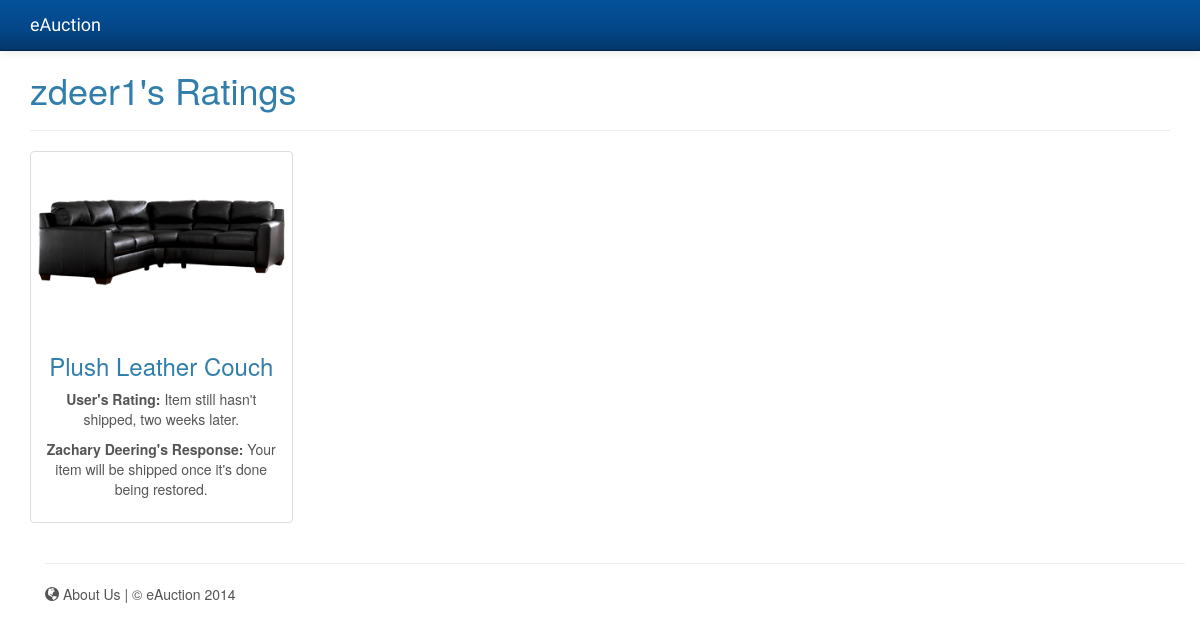
The page /user/userRatings.php?id=1 on the database its author committed.
### tables this page shows
CREATE TABLE users (
    user_id INTEGER AUTO_INCREMENT,
    username VARCHAR(255) NOT NULL,
    password CHAR(64) NOT NULL,
	salt CHAR(16) NOT NULL,
    name VARCHAR(255),
    email VARCHAR(255),
    phone_number CHAR(10),
    description TEXT,
    public_location VARCHAR(255),
    url TEXT,
    user_type ENUM('person', 'company'),
    `admin` TINYINT(1) DEFAULT 0,
    PRIMARY KEY (user_id)
);

CREATE TABLE ratings (
    item_id INTEGER DEFAULT 0,
    buyer_id INTEGER,
    score DECIMAL(10,2),
    description TEXT,
    seller_response TEXT,
    PRIMARY KEY (item_id, buyer_id),
    FOREIGN KEY (item_id) REFERENCES items (item_id)
        ON DELETE NO ACTION,
    FOREIGN KEY (buyer_id) REFERENCES users (user_id) 
        ON DELETE CASCADE
);

CREATE TABLE item_pictures (
    picture_id INTEGER AUTO_INCREMENT,
    item_id INTEGER,
    url TEXT,
    PRIMARY KEY (picture_id),
    FOREIGN KEY (item_id) REFERENCES items (item_id)
        ON DELETE CASCADE
);

CREATE TABLE items (
    item_id INTEGER AUTO_INCREMENT,
    seller_id INTEGER DEFAULT 0,
    name VARCHAR(255),
    description TEXT,
    starting_price DECIMAL(10,2),
    buy_it_now_price DECIMAL(10,2) DEFAULT 0.00,
    reserve_price DECIMAL(10,2),
    start_time DATETIME,  
    location VARCHAR(255),
    url TEXT,
    template ENUM('1','2','3'),
    PRIMARY KEY (item_id),
    FOREIGN KEY (seller_id) REFERENCES users (user_id) 
        ON DELETE NO ACTION
);

### inc/functions.php (called while the page is built, shortened)
<?php
	function getProfileData($userid, $db) {
		$data = array();
		$data['success'] = false;
		$query = "
            SELECT user_id, username, name, email, phone_number, description, public_location, url, user_type
            FROM users u
            WHERE
                u.user_id = :userid
        ";
        $query_params = array(
            ':userid' => $userid
        );
        try
        {
            $stmt = $db->prepare($query);
            $result = $stmt->execute($query_params);
        }
        catch(PDOException $ex)
        {
            die($ex);
        }
        $row = $stmt->fetch();
        if ($row) {
        	$data['success'] = true;
        	$data['user_data'] = $row;
        }
        else{
        	$data['success'] = false;
        	$data['message'] = "No user found with that user id number.";
        	return $data;
        }
        return $data;
	}
	function getRatingsData($userid, $db) {
		$data = array();
		$data['success'] = false;
		$query = "
            SELECT i.name, r.item_id, i.seller_id, r.score, r.description, r.seller_response
            FROM users u, items i, ratings r
            WHERE
                u.user_id = :userid
				AND u.user_id = i.seller_id
				AND i.item_id = r.item_id
        ";
        $query_params = array(
            ':userid' => $userid
        );
        try
        {
            $stmt = $db->prepare($query);
            $result = $stmt->execute($query_params);
        }
        catch(PDOException $ex)
        {
            die($ex);
        }
        $row = $stmt->fetchAll();
        if ($row) {
        	$data['success'] = true;
        	$data['ratings_data'] = $row;
        }
        else{
        	$data['success'] = false;
        	$data['message'] = "No ratings found for that user.";
			$data['ratings_data'] = null;
        	return $data;
        }
        return $data;
	}
	function getPics($item_id, $db) {
		$data = array();
		$data['success'] = false;
		$query = "
            SELECT p.url
            FROM item_pictures p, items i
            WHERE i.item_id = :item_id
			AND i.item_id = p.item_id
        ";
        $query_params = array(
            ':item_id' => $item_id
        );
        try
        {
            $stmt = $db->prepare($query);
            $result = $stmt->execute($query_params);
        }
        catch(PDOException $ex)
        {
            die($ex);
        }
        $row = $stmt->fetchAll();
        if ($row) {
        	$data['success'] = true;
        	$data['picture_data'] = $row;
        }
        else{
        	$data['success'] = false;
        	$data['message'] = "No pictures found with that item id number.";
			$data['picture_data'] = null;
        	return $data;
        }
        return $data;
	}
?>

### user/userRatings.php (the view, shortened to what this page needs)
<?php
    require_once("../inc/functions.php");
    require_once("../inc/header.php");
	 if (!empty($_GET['id'])) {
	  $data = getProfileData($_GET['id'], $db);
	  $ratings_data = getRatingsData($_GET['id'], $db);
	}
    else {
      $data = getProfileData($_SESSION['user']['user_id'], $db);
	  $item_data = getItemData($_SESSION['user']['user_id'], $db);
	  $ratings_data = getRatingsData($_SESSION['user']['user_id'], $db);
    }
?>
<div class="container">
    <h1><?php echo $data['user_data']['username']?>'s Ratings</h1>
    <hr>
    <div class="row text-center">
	  <?php if ($ratings_data['success'] == true)
	  {
		foreach($ratings_data['ratings_data'] as $item_info)
		{
			$pics = getPics($item_info['item_id'], $db);
	  ?>
		<div class="col-lg-3 col-md-6 hero-feature">
			<div class="thumbnail">
				<?php if ($pics['picture_data'][0]['url'] != null)
				{
				?>
					<img src="../<?php echo $pics['picture_data'][0]['url']?>" alt="" height="200">
				<?php
				}
				else
				{
				?>
					<img src="../shop/images/placeholder1.jpg" alt ="" height="200">
				<?php
				}
				?>
				<div class="caption">
					<h3><?php echo $item_info['name']?></h3>
					<p><b>User's Rating: </b> <?php echo $item_info['description']?></p>
					<?php
					if ($item_info['seller_response'] != null)
					{
					?>
					<p><b><?php echo $data['user_data']['name']?>'s Response: </b> <?php echo $item_info['seller_response']?></p>
					<?php
					}
					?>
				</div>
			</div>
		</div>
	  <?php
		}
	  }
	  ?>
	</div>
    <?php require_once("../inc/footer.php"); ?>

### inc/css/jumbotron.css (style rules this page uses)
body { padding-top: 50px; padding-bottom: 20px; }

### rows shown on the page
users: username "zdeer1", name "Zachary Deering"
ratings: item_pictures.url (picture), item.name "Plush Leather Couch", description "Item still hasn't shipped, two weeks later.", seller_response "Your item will be shipped once it's done being restored."
